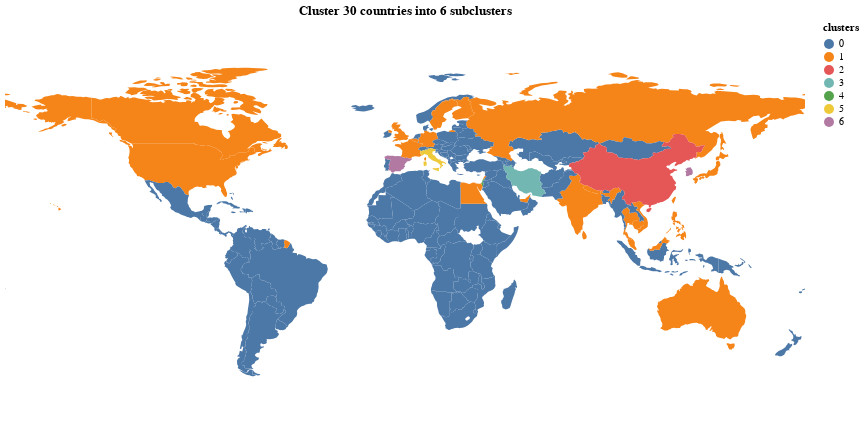

Notebook code for this chart:
### Markdown cell above
## Visualise clustered world map

### Code cell
title = f'Cluster 30 countries into {num_clusters} subclusters'

chart = alt.Chart(world_geoframe, title=title).mark_geoshape().encode(
    color='clusters:N'
).project(
    'equirectangular'
).properties(
    width=800,
    height=400
)

chart.save('../figures/world_map.html')
chart

### Figure 1 — Vega-Lite specification as saved in the notebook (floating-point values rounded to 4 significant figures; data arrays with more than 128 entries replaced by an {"elided": "..."} marker saying what was removed)
{"config": {"view": {"continuousWidth": 400, "continuousHeight": 300}}, "data": {"name": "data-71df7b53ec8f3bdea16a1a951a0b8f89"}, "mark": "geoshape", "encoding": {"color": {"field": "clusters", "type": "nominal"}}, "height": 400, "projection": {"type": "equirectangular"}, "title": "Cluster 30 countries into 6 subclusters", "width": 800, "$schema": "https://vega.github.io/schema/vega-lite/v4.17.0.json", "datasets": {"data-71df7b53ec8f3bdea16a1a951a0b8f89": {"elided": "159 records"}}}
